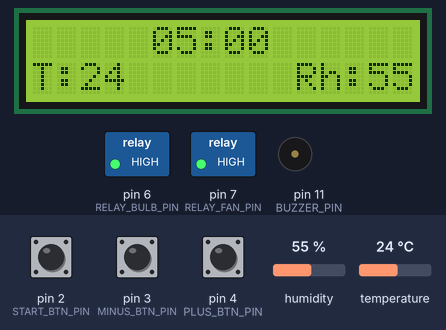
A sketch run on a simulated Arduino Uno, built with avr-gcc and run on an emulated ATmega328P. On the bench: 16×2 character LCD, switched loads named in the sketch (green lamp = pin HIGH), buzzer (waves = sounding, pin HIGH). The test bench sets the inputs (shaded band); at power-on: pin 2 (START_BTN_PIN) HIGH, temperature 24 °C, humidity 55 %, pin 4 (PLUS_BTN_PIN) HIGH, pin 3 (MINUS_BTN_PIN) HIGH. What the sketch prints to the serial monitor is not drawn.

Above: at 3.3 s.
3.4 s: pin 2 (START_BTN_PIN) pulled LOW for 0.15 s
At 4.1 s:
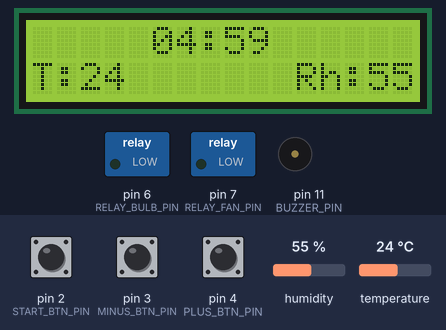
8.0 s: temperature set to 2 °C
At 9.3 s:
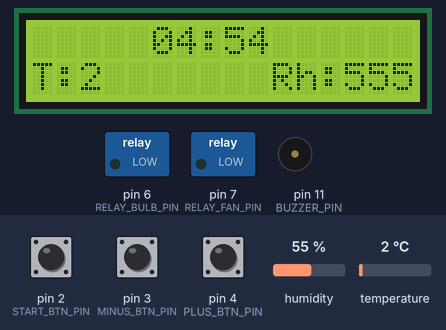
9.7 s: humidity set to 22 %
At 12.3 s:
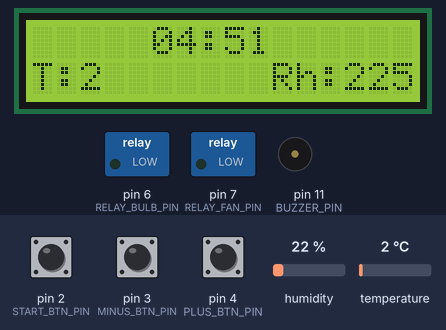
12.7 s: pin 2 (START_BTN_PIN) pulled LOW for 3.2 s
At 15.0 s:
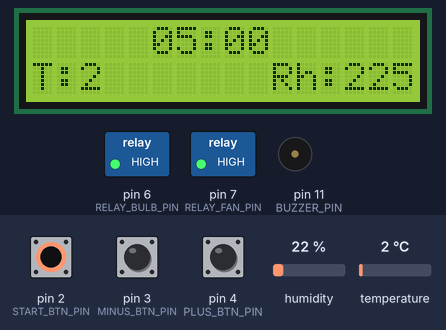
17.4 s: pin 4 (PLUS_BTN_PIN) pulled LOW for 0.15 s
At 18.0 s:
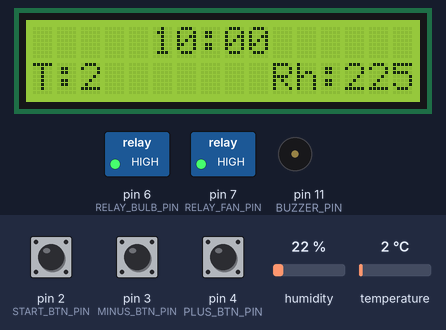
19.0 s: pin 2 (START_BTN_PIN) pulled LOW for 1 s
At 19.4 s:
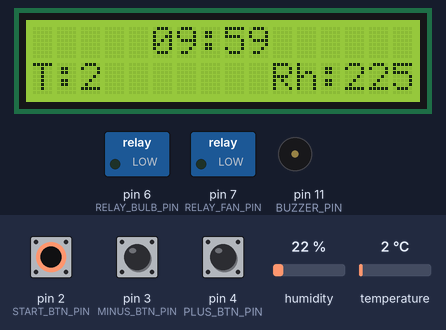
Timing chart, 0 to 22.0 s (numbered marks = the images above; inputs shaded):
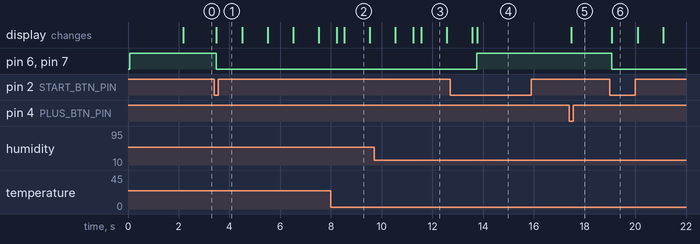

The sketch:

boxDryer.ino
```cpp
/*
Drying Box
After welcome message, the user inputs the timer and set the temperature intended for drying
Upon start, bulb and fan turned on
The bulb will turn off when the sensed temperature is above 2 deg than setpoint temperature and turn back on again when reached below 2 deg of setpoint
Fans and bulb will turn off when the relative humidity reached the dried setpoint. (around 5% to 30%) [https://patents.google.com/patent/WO2018006190A1/en]
*/

/*---------- LIBRARY -------------------------------------------*/
#include <DHT.h>
#include <SoftwareSerial.h>
#include <Wire.h>
#include <LiquidCrystal_I2C.h>
#include <ezButton.h>

/*_____________________________________________________________________*/
/*---------- DEFINES -------------------------------------------*/

/*Define pin for Arduino*/
#define START_BTN_PIN 2
#define MINUS_BTN_PIN 3
#define PLUS_BTN_PIN 4
#define DHT11_PIN 5
#define RELAY_BULB_PIN 6  //IN1 relay to D6
#define RELAY_FAN_PIN 7   //IN1 relay to D7
#define BUZZER_PIN 11
#define HEATING_TEMP_VALUE 40; //drying temperature
#define DRY_VALUE 40; //humidity value when dry


/*_____________________________________________________________________*/
/*---------- OBJECTS & VARIABLES DECLARATION --------------------------*/
ezButton startButton(2);
ezButton minusButton(3);
ezButton plusButton(4);

/*Constant variable*/
const int LONG_PRESS_TIME = 1000;  // 1000 milliseconds

/*Global variables initialization*/
int setTimerSecond;          //Set timer value in seconds
int setTimerMinute = 5;          //Set timer value in minutes
int setTemp;                 //Set temperature value
float sensorTemp, sensorRh;  //Initialize sensor temperature and relative humidity variable
bool isHeating = 0;

/*Long press functionality */
int currentState = 0;
int lastState = 0;
unsigned long pressedTime = 0;
bool isPressing = false;
bool isLongDetected = false;

//below variables is used for sensing time interval (multitasking)
const long eventTime_dht11 = 1000; //time interval for sensor
unsigned long previousTime_dht11 = 0;
unsigned long previousTime_counter = 0;

char a[8];
char b[8];


/*Create Object*/
LiquidCrystal_I2C lcd(0x27, 16, 2);  //i2c address is 0x3F or 0x27
DHT dht11(5,DHT11);

/*_____________________________________________________________________*/
/*---------- SETUP FUNCTION -------------------------------------------*/
void setup() {
  //Initialize serial monitor, DHT sensor and also lcd.
  Serial.begin(9600);
  Serial.println("Test");
  dht11.begin();

  lcd.init();
  lcd.backlight();

  //Set pin modes
  pinMode(START_BTN_PIN, INPUT_PULLUP);  // set START BUTTON as INPUT
  pinMode(MINUS_BTN_PIN, INPUT_PULLUP);  // set MINUS BUTTON as INPUT
  pinMode(PLUS_BTN_PIN, INPUT_PULLUP);   // set PLUS BUTTON as INPUT
  pinMode(RELAY_BULB_PIN, OUTPUT);       // set IN1 RELAY as OUTPUT
  pinMode(RELAY_FAN_PIN, OUTPUT);        // set IN2 RELAY as OUTPUT

  startButton.setDebounceTime(50);
  minusButton.setDebounceTime(50);
  plusButton.setDebounceTime(50);

  //Directly set initial relay state (to avoid flickering on power up)
  digitalWrite(RELAY_BULB_PIN, HIGH);  // set default BULB and FAN as OFF
  digitalWrite(RELAY_FAN_PIN, HIGH);   // set default BULB and FAN as OFF
  pinMode(BUZZER_PIN, OUTPUT);         // set BUZZER as OUTPUT

  //Print welcome message
  lcd.setCursor(0, 0);             // first row
  lcd.print("   WELCOME :)   ");   // first row words
  lcd.setCursor(0, 1);             // second row
  lcd.print("                 ");  // second row words

  //check sensor, if NOK, please check sensor and reset
  sensorTemp = dht11.readTemperature();
  sensorRh = dht11.readHumidity();
  checkSensor();

  delay(2000);
  lcd.clear();
}
/*________________________________________________________________*/
/*---------- MAIN LOOP -------------------------------------------*/

void loop() {

  //Loop for button debounce (don't remove this)
  startButton.loop();
  minusButton.loop();
  plusButton.loop();

  // Below is the code for the sensor, avoid using delay() and check the sensor every eventTime_dht11 value.
  unsigned long currentTime = millis();

  if (currentTime - previousTime_dht11 >= eventTime_dht11){
    readDHT11();
    lcd.setCursor(0,1);
    lcd.print("T:");
    lcd.print(int(sensorTemp));
    lcd.print("       Rh:");
    lcd.print(int(sensorRh));
    previousTime_dht11 = currentTime;
  }


 //Different action when push button is pressed.
  if(isHeating == 0 && minusButton.isPressed()){ //Not in heating mode and minus button is pressed
    setTimerMinute = setTimerMinute - 5; //minus 10 minutes each time the minus button is pressed
    if(setTimerMinute < 5){ //make sure that the minute timer doesn't go below 5 minutes
      setTimerMinute = 5;
    }
  }
  else if (isHeating == 0 && plusButton.isPressed()){ //Not in heating mode and plus button is pressed
    setTimerMinute = setTimerMinute + 5; //minus 10 minutes each time the minus button is pressed
    if(setTimerMinute > 120){ //make sure that the timer doesn't exceed 120 minutes
      setTimerMinute = 120;
    }
  }
  else if (isHeating == 0 && startButton.isPressed()){ //Not in heating mode and start button is pressed
    isHeating = 1; //Heating is starting
  }
  else if (isHeating == 1){
    Serial.println("Heating started");
    heating(); //Start heating process
    timerRunning();
    longClick(); //Detect long click to get out of the heating mode
  }

  updateDisplayTimer(); //Update display on each loop cycle.

}

/*________________________________________________________________*/
/*---------- CUSTOM FUNCTIONS -------------------------------------------*/

void heating(){

  int heating_temp = HEATING_TEMP_VALUE + 2;

   //Turn on both bulb and fan
  digitalWrite(RELAY_BULB_PIN, LOW);
  digitalWrite(RELAY_FAN_PIN, LOW);

  if (int(sensorTemp) > heating_temp + 2){ //turn off if temperature reach +2 degrees than setpoint
    digitalWrite(RELAY_BULB_PIN, HIGH);
  }
  else if (int(sensorTemp) < heating_temp - 2){ //turn bulb back on when temperature falls -2 degrees than setpoint
    digitalWrite(RELAY_BULB_PIN, LOW);
  }

}

void timerRunning(){

  unsigned long currentTimerTime = millis();

  if (currentTimerTime - previousTime_counter >= 1000){
    setTimerSecond = setTimerSecond - 1;

    if (setTimerSecond < 0){ //reduce seconds and minutes for each elapsed 60 seconds
      setTimerSecond = 59;
      setTimerMinute = setTimerMinute - 1;
    }

    if (setTimerMinute < 0 ){ //when reached below 0 minutes, stopped heating
      stopHeating();
    }

    previousTime_counter = currentTimerTime;
  }

}


void longClick() {
  // read the state of the switch/button:
  currentState = digitalRead(START_BTN_PIN);

  if (lastState == HIGH && currentState == LOW) {  // button is pressed
    pressedTime = millis();
    isPressing = true;
    isLongDetected = false;
  } else if (lastState == LOW && currentState == HIGH) {  // button is released
    isPressing = false;
  }

  if (isPressing == true && isLongDetected == false) {
    long pressDuration = millis() - pressedTime;

    if (pressDuration > LONG_PRESS_TIME) {
      Serial.println("A long press is detected, dryer stopped ");
      isLongDetected = true;
      stopHeating();
    }
  }

  // save the the last state
  lastState = currentState;
}

void readDHT11() {

  sensorTemp = dht11.readTemperature();
  sensorRh = dht11.readHumidity();
  Serial.print(sensorTemp);
  Serial.print("   ");
  Serial.print(sensorRh);
  Serial.print("  ");
  Serial.println(setTimerMinute);

}

void checkSensor(){
  if (isnan(sensorTemp) ||isnan(sensorRh)){ //check sensor, if NOK, turn off bulb and fan
    lcd.clear();
    lcd.setCursor(0, 0);             // first row
    lcd.print("  SENSOR ERROR  ");   // first row words
    lcd.setCursor(0, 1);             // second row
    lcd.print("  CHECK SENSOR  ");  // second row words
    digitalWrite(RELAY_BULB_PIN, HIGH);
    digitalWrite(RELAY_FAN_PIN, HIGH);
    return;
  }
}

void updateDisplayTimer(){
  sprintf(a, "%.2d", setTimerMinute);
  sprintf(b, "%.2d", setTimerSecond);
  lcd.setCursor(0,0);
  lcd.print("     ");
  lcd.print(a);
  lcd.print(":");
  lcd.print(b);
  lcd.print("   ");   // first row words

}

void stopHeating(){
      isHeating = 0;
      setTimerMinute = 5;
      setTimerSecond = 0;
      digitalWrite(RELAY_BULB_PIN, HIGH);
      digitalWrite(RELAY_FAN_PIN, HIGH);
}
```

Measured:
- after the input at 3.4 s, pin 6 (RELAY_BULB_PIN), pin 7 (RELAY_FAN_PIN): HIGH → LOW after 0.07 s; the display: changes after 0.08 s (image 1)
- after the input at 12.7 s, pin 6 (RELAY_BULB_PIN), pin 7 (RELAY_FAN_PIN): LOW → HIGH after 1.1 s
- after the input at 17.4 s, the display: changes after 0.07 s (image 5)
- after the input at 19.0 s, pin 6 (RELAY_BULB_PIN), pin 7 (RELAY_FAN_PIN): HIGH → LOW after 0.07 s; the display: changes after 0.08 s (image 6)
- what the display in image 2 shows lasts 1.0 s, from 8.5 s to 9.5 s
